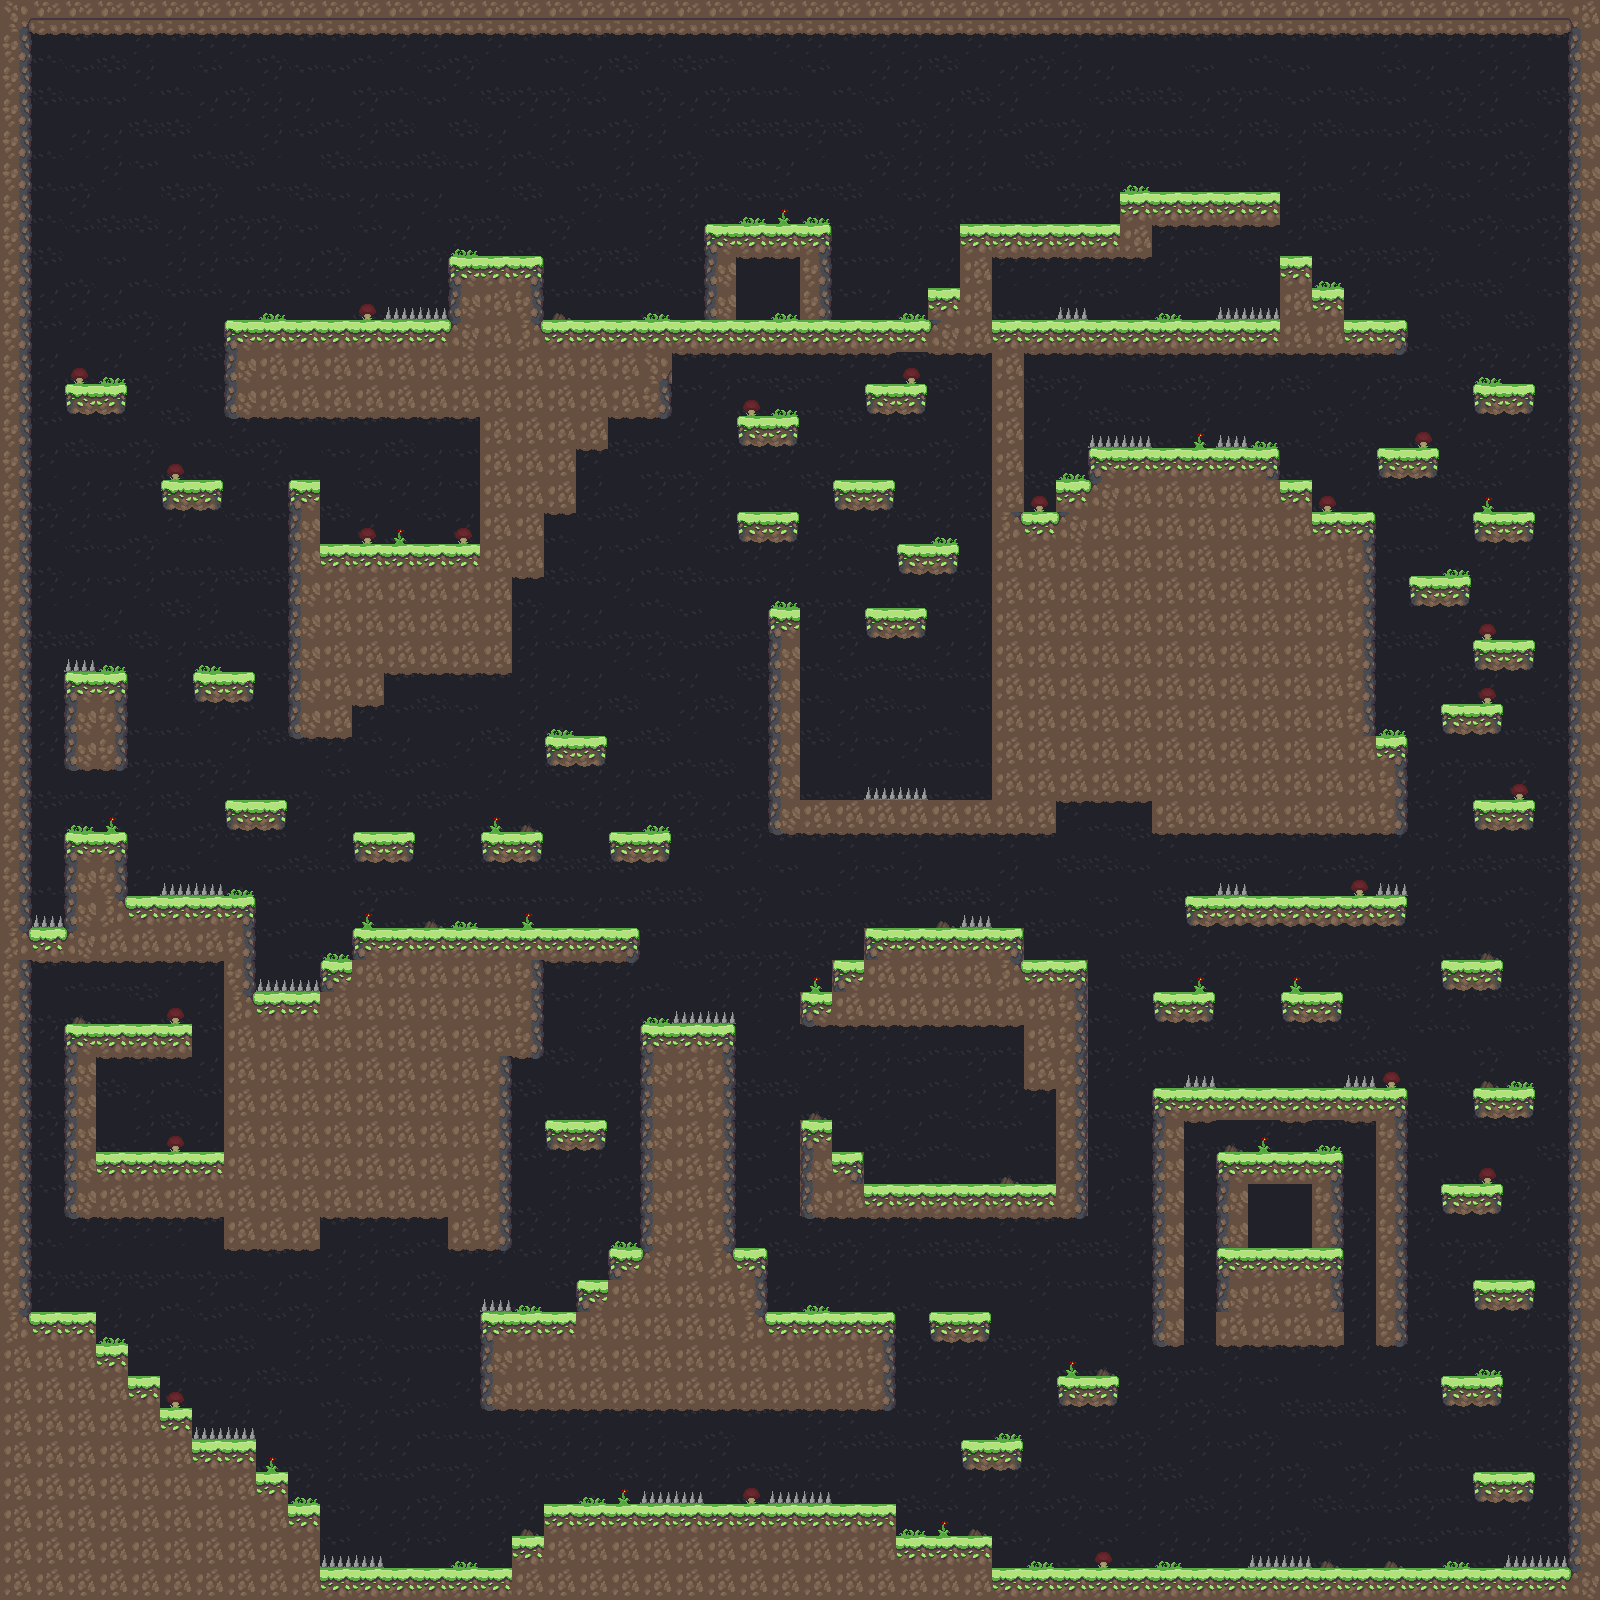

The image is a tile-based game level rendered from a .tmx file. Its description and source (layers, tilesets, objects; grid data summarised) follow:
An orthogonal 50x50 tile map with 32x32 px tiles, 3 tile layers (fondo, paredes, detalles) and 197 objects.

<map version="1.0" orientation="orthogonal" renderorder="right-down" width="50" height="50" tilewidth="32" tileheight="32" nextobjectid="211">
 <tileset firstgid="1" name="tileset" tilewidth="32" tileheight="32" tilecount="252" columns="12">
  <image source="tileset.png" width="389" height="700" />
 </tileset>
 <layer name="fondo" width="50" height="50">
  <data>[2500 cells, 2500 non-empty, 3 distinct tile ids]</data>
 </layer>
 <layer name="paredes" width="50" height="50">
  <data>[2500 cells, 1028 non-empty, 17 distinct tile ids]</data>
 </layer>
 <layer name="detalles" width="50" height="50">
  <data>[2500 cells, 310 non-empty, 13 distinct tile ids]</data>
 </layer>
 <objectgroup name="suelos">
  <object id="167" x="30" y="34">
   <polyline points="0,0 0.666667,893.333 32.6667,893.333 33.3333,796 95.3333,796.667 96.6667,864 224.667,863.333 225.333,959.333 288.667,962 288.667,922 318.667,924 322.667,890 609.333,894 609.333,927.333 513.333,927.333 512.667,1024.67 480.667,1023.33 480.667,1214.67 419.333,1215.33 418,1178 290,1182.67 289.333,1216 195.333,1216.67 195.333,1182.67 32,1183.33 35.3333,986.667 162.667,988.667 162.667,1026 68,1022.67 66.6667,1116.67 192.667,1116.67 192.667,927.333 2,926.667 1.33333,1276.67 64.6667,1277.33 64.6667,1310.67 98,1310.67 99.3333,1342 128.667,1342 129.333,1372.67 162,1374 161.333,1408 224.667,1408 225.333,1437.33 259.333,1437.33 257.333,1471.33 290.667,1470.67 290,1534.67 481.333,1535.33 480.667,1501.33 515.333,1502 514.667,1467.33" />
  </object>
  <object id="168" x="541.333" y="1502">
   <polyline points="0,0 353.333,1.33333 353.333,33.3333 448.667,34.6667 450.667,67.3333 1026,66 1026.67,-1470 -519.333,-1467.33" />
  </object>
  <object id="169" x="125.333" y="382.667">
   <polyline points="0,0 -1.33333,33.3333 -58.6667,32.6667 -61.3333,0 2,0.666667" />
  </object>
  <object id="170" x="161.333" y="476.667">
   <polyline points="0,0 0,32 60.6667,34.6667 61.3333,4 -2,2" />
  </object>
  <object id="171" x="193.333" y="670.667">
   <polyline points="0,0 0,30.6667 58.6667,32 60,0.666667 -0.666667,0.666667" />
  </object>
  <object id="172" x="64.6667" y="672">
   <polyline points="0,0 62.6667,0.666667 60,98.6667 -0.666667,99.3333 -1.33333,-2" />
  </object>
  <object id="173" x="225.333" y="800">
   <polyline points="0,0 2.66667,27.3333 56.6667,27.3333 61.3333,1.33333 0.666667,-0.666667" />
  </object>
  <object id="174" x="352" y="831.333">
   <polyline points="0,0 3.33333,31.3333 62,30.6667 61.3333,1.33333 -0.666667,-1.33333" />
  </object>
  <object id="175" x="481.333" y="831.333">
   <polyline points="0,0 2,31.3333 60.6667,30 62.6667,0 0.666667,0" />
  </object>
  <object id="176" x="608" y="831.333">
   <polyline points="0,0 4.66667,32 62.6667,32.6667 65.3333,-1.33333 -1.33333,-1.33333" />
  </object>
  <object id="177" x="607.333" y="733.333">
   <polyline points="0,0 0,32.6667 -62,34 -62,2 0.666667,0.666667" />
  </object>
  <object id="178" x="288.667" y="479.333">
   <polyline points="0,0 -1.33333,259.333 64,260 64,225.333 94.6667,226 94.6667,192.667 223.333,194.667 223.333,96 254,98 254,32 286.667,34 288,-30.6667 319.333,-30.6667 320.667,-62.6667 383.333,-60.6667 384.667,-126.667 703.333,-126.667 702.667,322 508,320.667 510,126.667 478.667,128 478.667,354.667 766,355.333 767.333,322 862,322.667 863.333,356 1119.33,354 1116.67,253.333 1086,256 1086,30 1023.33,30.6667 1022.67,-0.666667 992,0 990,-32 800,-31.3333 798.667,0 766.667,0.666667 766,32 736,31.3333 735.333,-126 1119.33,-125.333 1118.67,-163.333 1054.67,-159.333 1054.67,-195.333 1026,-193.333 1026,-227.333 990.667,-226.667 990,-160.667 704.667,-160.667 704.667,-221.333 863.333,-224 864,-253.333 990,-253.333 991.333,-287.333 832,-288.667 831.333,-256.667 670.667,-255.333 669.333,-194 639.333,-192.667 638.667,-159.333 254,-158.667 254,-224.667 160,-225.333 159.333,-160 -63.3333,-160 -62.6667,-60.6667 190.667,-60 190.667,65.3333 31.3333,65.3333 32.6667,0.666667 -1.33333,0" />
  </object>
  <object id="179" x="544" y="1119.33">
   <polyline points="0,0 2,32.6667 61.3333,32.6667 64,-2 -1.33333,-0.666667" />
  </object>
  <object id="180" x="736.667" y="414.667">
   <polyline points="0,0 2.66667,32 59.3333,32 62.6667,-1.33333 -2.66667,0" />
  </object>
  <object id="181" x="862.667" y="382.667">
   <polyline points="0,0 4.66667,32.6667 64.6667,30.6667 64.6667,-0.666667 0.666667,0" />
  </object>
  <object id="182" x="737.333" y="512">
   <polyline points="0,0 2,27.3333 60.6667,30.6667 62,0.666667 0,0" />
  </object>
  <object id="183" x="831.333" y="478.667">
   <polyline points="0,0 6,29.3333 62,30 64.6667,1.33333 0,0.666667" />
  </object>
  <object id="184" x="897.333" y="541.333">
   <polyline points="0,0 3.33333,33.3333 63.3333,33.3333 63.3333,3.33333 0,1.33333" />
  </object>
  <object id="187" x="864.667" y="606.667">
   <polyline points="0,0 3.33333,32 60,33.3333 63.3333,-2.66667 -2,0.666667" />
  </object>
  <object id="188" x="639.333" y="1024">
   <polyline points="0,0 -0.666667,224.667 -32,226 -32,254 -62.6667,255.333 -63.3333,286.667 -159.333,289.333 -158,385.333 258,385.333 258,287.333 128,287.333 127.333,222.667 94.6667,223.333 98,-2 0.666667,-1.33333" />
  </object>
  <object id="189" x="929.333" y="1311.33">
   <polyline points="0,0 1.33333,28.6667 60,31.3333 61.3333,1.33333 0.666667,-2" />
  </object>
  <object id="190" x="964" y="1469.33">
   <polyline points="0,0 -2.66667,-30 56.6667,-30.6667 57.3333,0 -0.666667,0" />
  </object>
  <object id="191" x="1057.33" y="1376.67">
   <polyline points="0,0 2,28.6667 58,28.6667 62.6667,-1.33333 1.33333,-1.33333" />
  </object>
  <object id="192" x="1088" y="1217.33">
   <polyline points="0,0 -0.666667,-259.333 -63.3333,-258.667 -66.6667,-289.333 -222.667,-288.667 -222.667,-261.333 -254.667,-257.333 -254.667,-227.333 -287.333,-224.667 -286.667,-191.333 -66,-190 -63.3333,-128 -31.3333,-128 -33.3333,-33.3333 -225.333,-34 -224,-68 -256.667,-66 -256,-99.3333 -288,-97.3333 -288.667,0 -0.666667,-0.666667" />
  </object>
  <object id="193" x="1474" y="382.667">
   <polyline points="0,0 2.66667,33.3333 57.3333,32.6667 59.3333,0 -0.666667,0" />
  </object>
  <object id="194" x="1376" y="447.333">
   <polyline points="0,0 4,32.6667 59.3333,30.6667 63.3333,1.33333 0.666667,-0.666667" />
  </object>
  <object id="195" x="1472" y="512">
   <polyline points="0,0 4,29.3333 62,28.6667 61.3333,0 0.666667,0" />
  </object>
  </objectgroup>
 <objectgroup name="llaves">
  <!-- 155 objects omitted --></objectgroup>
 <objectgroup name="armas">
  <!-- 152 objects omitted --></objectgroup>
 <objectgroup name="bombas">
  <!-- 150 objects omitted --></objectgroup>
 <objectgroup name="monturas">
  <!-- 143 objects omitted --></objectgroup>
 <objectgroup name="trampasRalentizar">
  <!-- 142 objects omitted --></objectgroup>
 <objectgroup name="opcionales">
  <!-- 106 objects omitted --></objectgroup>
 <objectgroup name="patrullas">
  <!-- 79 objects omitted --></objectgroup>
 <objectgroup name="perseguidores">
  <!-- 68 objects omitted --></objectgroup>
 <objectgroup name="disparadores">
  <!-- 62 objects omitted --></objectgroup>
 <objectgroup name="escaleras">
  <!-- 56 objects omitted --></objectgroup>
 <objectgroup name="cuerdas">
  <!-- 48 objects omitted --></objectgroup>
 <objectgroup name="trampasCaer">
  <!-- 46 objects omitted --></objectgroup>
 <objectgroup name="triggersTirarEncima" offsetx="-1" offsety="4">
  <!-- 26 objects omitted --></objectgroup>
 <objectgroup name="trampasTirarEncima" offsetx="1" offsety="-1">
  <!-- 19 objects omitted --></objectgroup>
 <objectgroup name="trampasDisparo">
  <!-- 12 objects omitted --></objectgroup>
 <objectgroup name="triggersDisparo">
  <!-- 7 objects omitted --></objectgroup>
 <objectgroup name="jugador">
  <!-- 2 objects omitted --></objectgroup>
 <objectgroup name="puerta">
  <!-- 1 objects omitted --></objectgroup>
</map>
<!-- 170 of 197 objects omitted -->